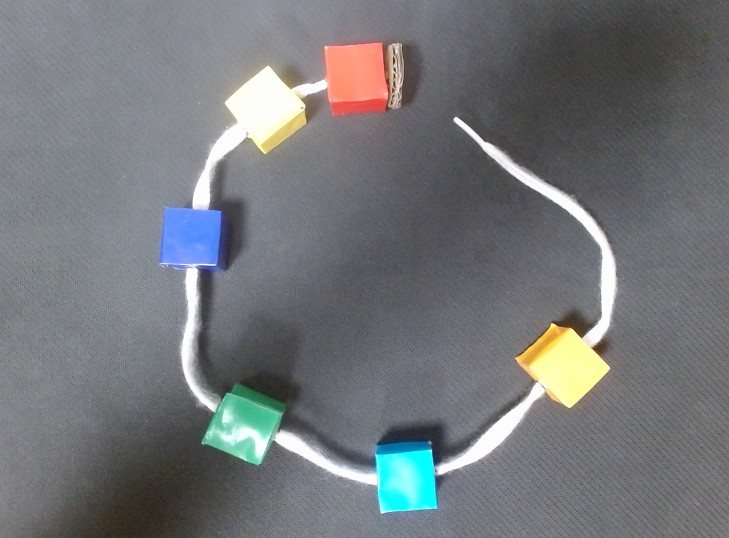
#> input picture toybrick/main/c_b_2.jpg, 729 x 538 px
$ python -i main.py   (imports and definitions only)
#> lines starting #> are read from the running program, lines starting #| are printed output that depends on the picture; after the words box and inside, x2 and y2 are one past the last pixel; in counts of white or black regions, pixels touching at a corner belong together
import cv2
import numpy as np
from ultralytics import YOLO

# ================== YOLO 模型 ==================
# [1 line that did not run here, left out]
CONF = 0.5

# ================== YOLO 偵測方塊 & 取得 mask ==================
def detect_blocks_mask(frame, CONF=0.3):
    results = model.predict(source=frame, conf=CONF, verbose=False)
    boxes, masks = [], []

    for r in results:
        if r.boxes is None:
            continue
        for i, box in enumerate(r.boxes):
            cls_id = int(box.cls[0])
            x1, y1, x2, y2 = map(int, box.xyxy[0])
            if cls_id == 0:  # 方塊類別
                boxes.append((x1, y1, x2, y2))
                if r.masks is not None:
                    mask = r.masks.data.cpu().numpy()[i]
                    masks.append(mask)
    return boxes, masks, results

# ================== 遮掉方塊 ==================
def remove_blocks_with_mask(binary, masks, extra_px=10):
    h, w = binary.shape
    for mask in masks:
        mask_resized = cv2.resize(mask, (w, h), interpolation=cv2.INTER_NEAREST)
        # 膨脹 mask，增加遮擋範圍
        kernel = cv2.getStructuringElement(cv2.MORPH_ELLIPSE, (extra_px*2, extra_px*2))
        mask_dilated = cv2.dilate((mask_resized > 0).astype(np.uint8), kernel)
        binary[mask_dilated > 0] = 0
    return binary

# ================== 骨架化 ==================
def extract_line_skeleton(binary):
    skeleton = np.zeros(binary.shape, np.uint8)
    element = cv2.getStructuringElement(cv2.MORPH_CROSS, (3, 3))
    temp = np.copy(binary)
    while True:
        open_img = cv2.morphologyEx(temp, cv2.MORPH_OPEN, element)
        temp2 = cv2.subtract(temp, open_img)
        eroded = cv2.erode(temp, element)
        skeleton = cv2.bitwise_or(skeleton, temp2)
        temp = eroded.copy()
        if cv2.countNonZero(temp) == 0:
            break
    return skeleton

# ================== 判斷是否在骨架線點附近 ==================
def is_mask_near_skeleton(mask, skeleton, tol=5):
    """
    mask: 二值 mask (0/1 或 0/255)
    skeleton: 骨架二值圖
    tol: 搜尋半徑
    """
    mask_resized = cv2.resize(mask, (skeleton.shape[1], skeleton.shape[0]),
                              interpolation=cv2.INTER_NEAREST)
    ys, xs = np.where(mask_resized > 0)
    h, w = skeleton.shape
    for x, y in zip(xs, ys):
        x0 = max(0, x - tol);  x1 = min(w, x + tol + 1)
        y0 = max(0, y - tol);  y1 = min(h, y + tol + 1)
        if np.any(skeleton[y0:y1, x0:x1] > 0):
            return True
    return False

# ================== 封裝：讀取 img_path 並回傳 score ==================
def score_from_image(img_path, conf=CONF):
    """
    輸入：img_path（圖片路徑）
    輸出：score（int）→ 4 個正確=2 分；3 個正確=1 分；其他=0 分
    """
#> called with img_path = '../c_b_2.jpg', conf = 0.5
    img = cv2.imread(img_path)
#> img is the input picture: shape (538, 729, 3); mean B, G, R 120.9, 118, 115.3
    if img is None:
        raise ValueError(f"讀取圖片失敗：{img_path}")

    display_frame = img.copy()

    # 灰階 + 模糊 + Otsu 二值化
    gray = cv2.cvtColor(display_frame, cv2.COLOR_BGR2GRAY)
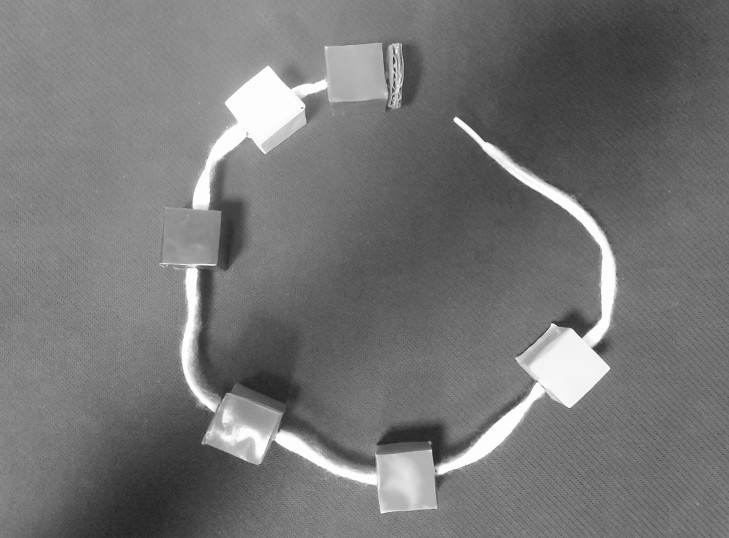
#> gray: shape (538, 729); min 35, max 255, mean 117.5
    blurred = cv2.GaussianBlur(gray, (21, 21), 0)
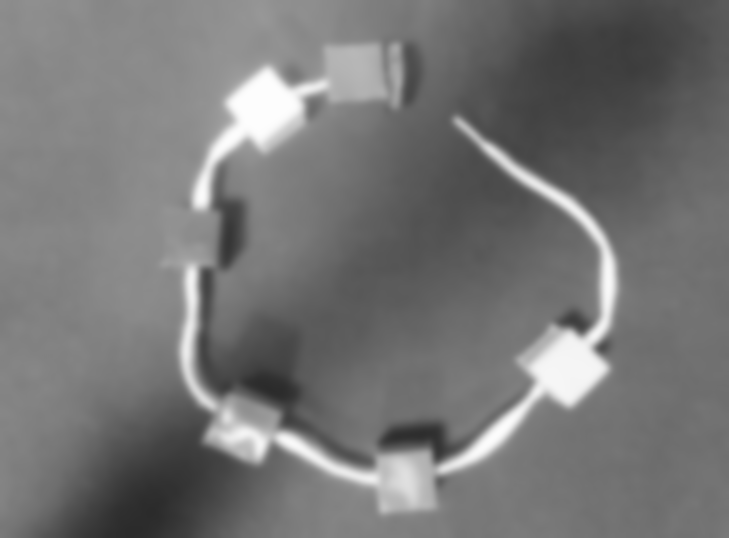
#> blurred: shape (538, 729); min 43, max 253, mean 117.5
    _, binary = cv2.threshold(blurred, 0, 255, cv2.THRESH_BINARY + cv2.THRESH_OTSU)
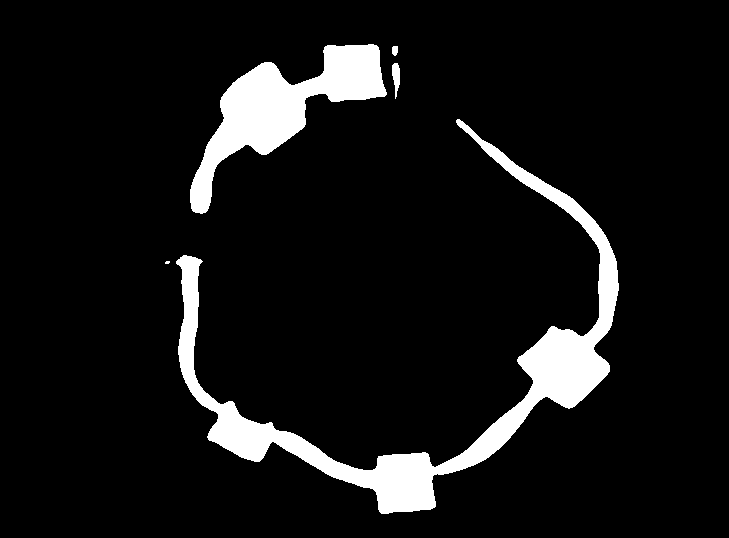
#> binary: shape (538, 729); 8.1% white; 5 white regions (1 under 20 px), largest, box (x1, y1, x2, y2) and area: (176, 119, 619, 514) 20818, (190, 44, 387, 214) 10886, (392, 63, 400, 99) 187, (392, 46, 398, 56) 52

    # 閉運算去雜點
    kernel = cv2.getStructuringElement(cv2.MORPH_ELLIPSE, (3, 3))
    binary = cv2.morphologyEx(binary, cv2.MORPH_CLOSE, kernel)
#> binary: shape (538, 729); 8.1% white; 5 white regions (1 under 20 px), largest, box (x1, y1, x2, y2) and area: (176, 119, 619, 514) 20820, (190, 44, 387, 214) 10887, (392, 63, 400, 99) 187, (392, 46, 398, 56) 52

    # YOLO 偵測方塊 & 取得 mask
    boxes, masks, _ = detect_blocks_mask(display_frame, CONF=conf)

    # 遮掉方塊
    if masks:
        binary = remove_blocks_with_mask(binary, masks)

    # 骨架化
    skeleton = extract_line_skeleton(binary)

    # [6 lines of commented-out code are left out]
    correct_num = 0
    for mask in masks:
        if is_mask_near_skeleton(mask, skeleton, tol=10):
            correct_num += 1

    # 依規則計分
    if correct_num == 4:
        score = 2
    elif correct_num == 3:
        score = 1
    else:
        score = 0

    return score, correct_num

# ======= 範例用法（不需要可刪） =======
# [5 lines not run here, left out]


#> (the run stopped early here; a loop or call above may not have finished)

$ run again, on toybrick/main/c_b_0.jpg
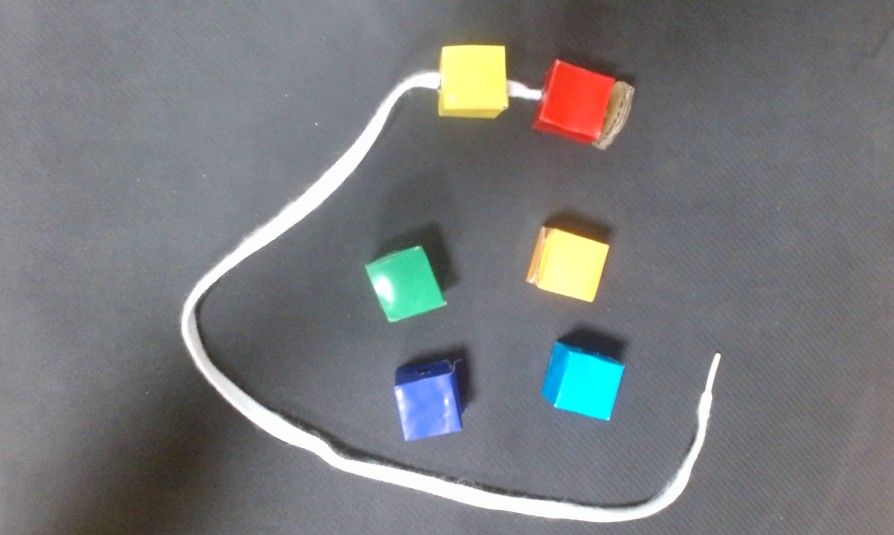
#> input picture toybrick/main/c_b_0.jpg, 894 x 535 px
#> in score_from_image, img is the input picture: shape (535, 894, 3); mean B, G, R 123.6, 121.8, 120.1
#> in score_from_image, `blurred = cv2.GaussianBlur(gray, (21, 21), 0)`:
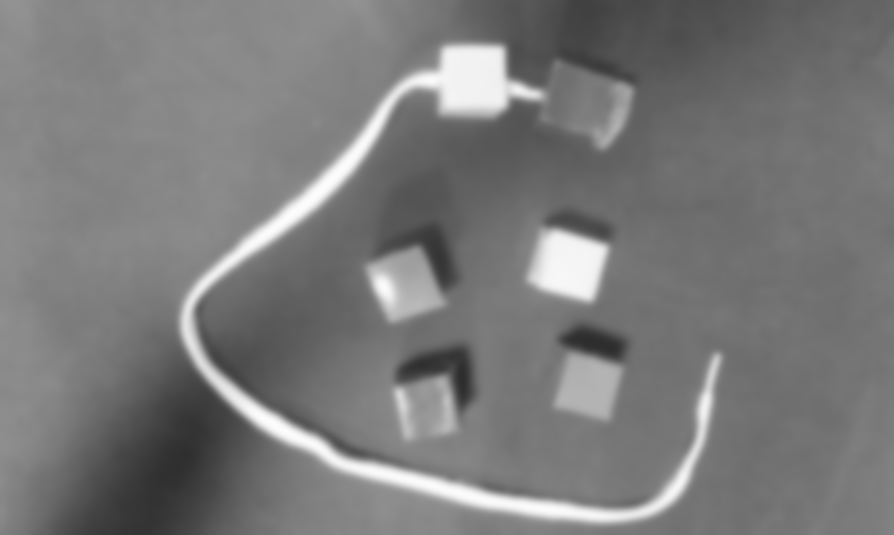
#> blurred: shape (535, 894); min 44, max 252, mean 121.5
#> in score_from_image, `_, binary = cv2.threshold(blurred, 0, 255, cv2.THRESH_BINARY + cv2.THR..`:
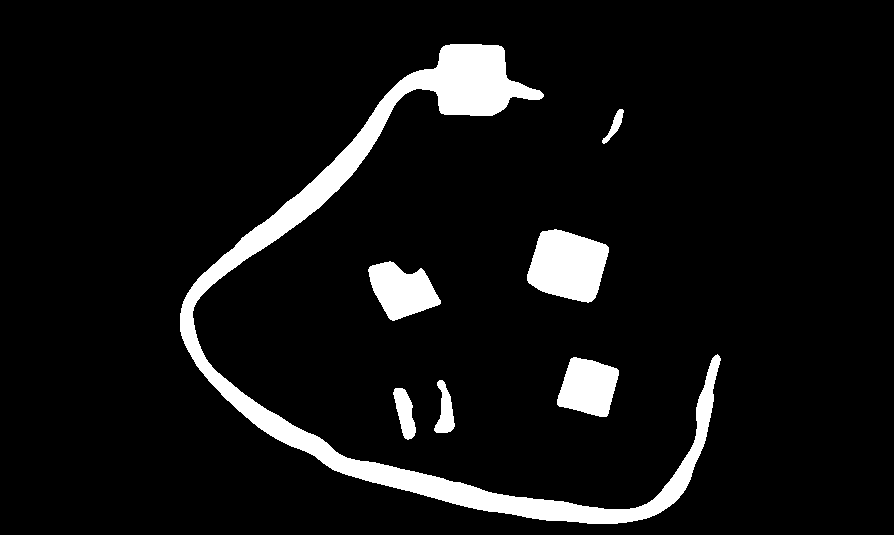
#> binary: shape (535, 894); 7.4% white; 7 white regions, largest, box (x1, y1, x2, y2) and area: (180, 44, 721, 524) 24061, (527, 229, 609, 303) 4406, (368, 261, 441, 321) 2739

$ run again, on toybrick/main/c_b_1.jpg
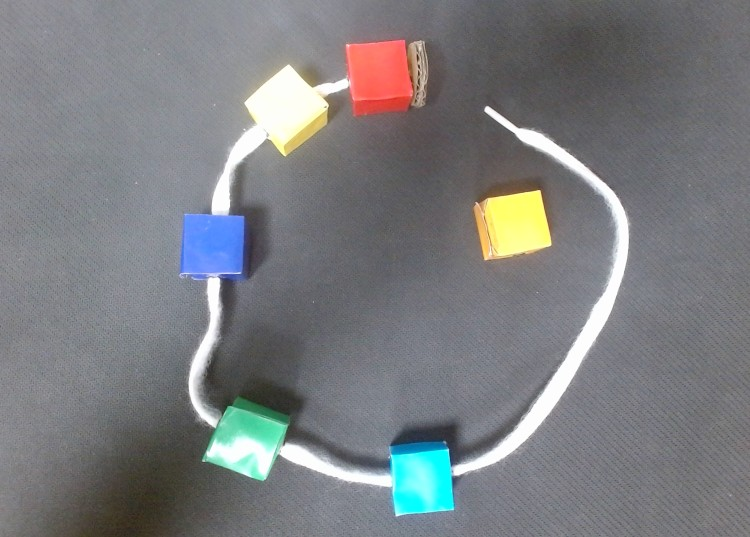
#> input picture toybrick/main/c_b_1.jpg, 750 x 537 px
#> in score_from_image, img is the input picture: shape (537, 750, 3); mean B, G, R 127.8, 125.1, 123.3
#> in score_from_image, `blurred = cv2.GaussianBlur(gray, (21, 21), 0)`:
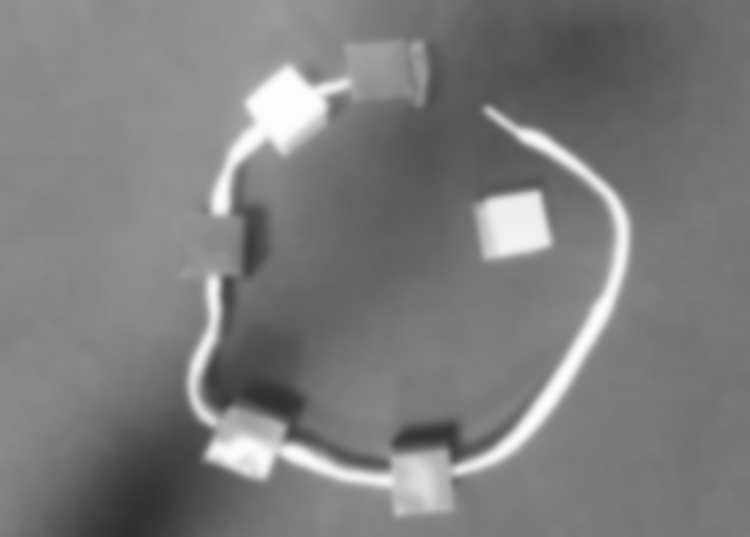
#> blurred: shape (537, 750); min 47, max 253, mean 124.9
#> in score_from_image, `_, binary = cv2.threshold(blurred, 0, 255, cv2.THRESH_BINARY + cv2.THR..`:
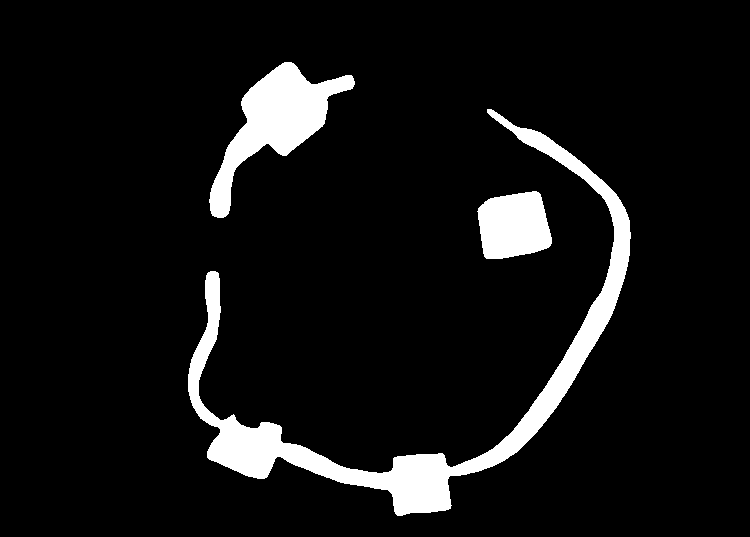
#> binary: shape (537, 750); 7.6% white; 3 white regions, box (x1, y1, x2, y2) and area: (188, 109, 631, 516) 18916, (209, 62, 355, 218) 7717, (477, 191, 552, 259) 4029
